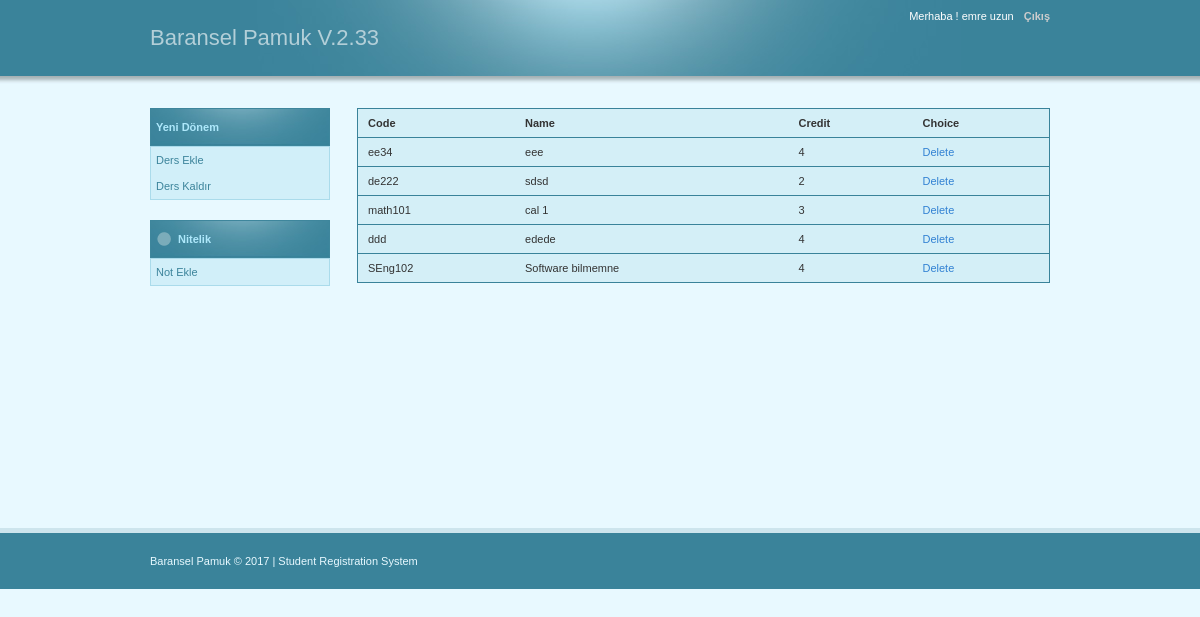
/ogrencigiris.php?s=dellecture (signed in), run on the app's committed database.
### tables this page shows
CREATE TABLE IF NOT EXISTS `ogrenci` (
  `id` int(11) NOT NULL AUTO_INCREMENT,
  `isim` varchar(255) NOT NULL,
  `soyad` varchar(255) NOT NULL,
  `ogrenci_no` int(11) NOT NULL,
  `bolum` int(11) NOT NULL,
  `adres` text NOT NULL,
  `telnumara` varchar(255) NOT NULL,
  `sifre` varchar(255) NOT NULL,
  `secme_ders_Adeti` int(11) NOT NULL,
  PRIMARY KEY (`id`)
);

CREATE TABLE IF NOT EXISTS `ogrenci_dersler` (
  `id` int(11) NOT NULL AUTO_INCREMENT,
  `kod_id` int(11) NOT NULL,
  `ogrenci_id` int(11) NOT NULL,
  `vize` int(11) NOT NULL,
  `final` int(11) NOT NULL,
  PRIMARY KEY (`id`)
);

CREATE TABLE IF NOT EXISTS `dersler` (
  `id` int(11) NOT NULL AUTO_INCREMENT,
  `kodu` varchar(255) NOT NULL,
  `isim` varchar(255) NOT NULL,
  `hoca_id` int(11) NOT NULL,
  `kredi` int(11) NOT NULL,
  `vize_yuz` int(11) NOT NULL,
  `final_yuz` int(11) NOT NULL,
  PRIMARY KEY (`id`)
);

### dellecture.php (the view, shortened to what this page needs)
<table width="305" border="1">
  <tr>
    <td><b>Code</b></td>
    <td><b>Name</b></td>
    <td><b>Credit</b></td>
    <td><b>Choice</b></td>
  </tr>
<?php
$asklecture = mysql_query("select * from ogrenci_dersler where ogrenci_id=$_SESSION[ogrenci_idd]");
while($alecture = mysql_fetch_array($asklecture)) {
	$listele = mysql_fetch_assoc(mysql_query("SELECT * FROM dersler where id='$alecture[kod_id]'"));
?>
<tr>
<td><?=$listele["kodu"];?></td>
    <td><?=$listele["isim"];?></td>
    <td><?=$listele["kredi"];?></td>
    <td><a href="ogrencigiris.php?s=dellecture&del=<?=$alecture["id"];?>">Delete</a></td>
</tr>
<?
}
?>
</table>

### ogrencigiris.php (shortened to what this page needs)
<?php
if(!isset($_SESSION["ogrencigiris"])){
$ogrencino=$_POST["ogrencino"];
$sifre=$_POST["sifre"];
$okuogrenci = mysql_fetch_assoc(mysql_query("SELECT * FROM ogrenci where ogrenci_no='$ogrencino' and sifre='$sifre'"));
	if ($okuogrenci){
		$ogrenci_id=$okuogrenci["id"];
	}
}else{
	$okuogrenci="true";
}
	if($okuogrenci){
$obilgi = mysql_fetch_assoc(mysql_query("SELECT * FROM ogrenci where id='$_SESSION[ogrenci_idd]'"));
?>
<!DOCTYPE html PUBLIC "-//W3C//DTD XHTML 1.0 Transitional//EN"
 "http://www.w3.org/TR/xhtml1/DTD/xhtml1-transitional.dtd">
<html>
<head>
	<link rel="stylesheet" href="css/stil.css" type="text/css" media="screen" />
</head>
<body>
<div id="anaKapsayici">
	<div id="ust">
		<div class="ortala">
		<div id="logo">
			<h1><a href="#">Baransel Pamuk V.2.33</a></h1>
		</div>
		<div id="kulMenusu">
			<ul>
				<li>Merhaba ! <? echo $obilgi["isim"]." ".$obilgi["soyad"];?></li>
				<li><a href="cikiso.php">Çıkış</a></li>
			</ul>
		</div>
		</div>
	</div>
	<div class="golge"></div>
	<div id="orta" class="ortala">
		<div id="anaMenu">
<div class="menu">
				<div class="menuBasligi">Yeni Dönem</div>
				<div class="altMenuler">
					<ul>
						<li><a href="ogrencigiris.php?s=addlecture">Ders Ekle</a></li>
						<li><a href="ogrencigiris.php?s=dellecture">Ders Kaldır</a></li>
					</ul>
				</div>
			</div>
			<div class="menu">
				<div class="menuBasligi"><a href="#">Nitelik</a></div>
				<div class="altMenuler">
					<ul>
						<li><a href="ogrencigiris.php?s=studentgrade">Not Ekle</a></li>
					</ul>
				</div>
			</div>
		</div>
		<div id="sayfaIcerigi">
            <?
			if($_GET["s"]=="addlecture"){
				include("addlecture.php");
			}else if($_GET["s"]=="dellecture"){
				include("dellecture.php");
			}else if($_GET["s"]=="dersedit"){
				include("dersedit.php");
			}else if($_GET["s"]=="studentgrade"){
				include("studentgrade.php");
			}
			?>
		</div>
	</div>
	<div id="alt">
		<p class="ortala">Baransel Pamuk &copy; 2017 | Student Registration System </p>
</div>
</div>
</body>
</html>
<?php
	}else{
		echo "username or password is wrong!";
		header("Refresh: 2; url=ogrencilogin.php");
	}
?>

### css/stil.css (style rules this page uses)
*, body { margin: 0; padding: 0; }
html, body, div, span, applet, object, iframe, h1, h2, h3, h4, h5, h6, p, blockquote, pre, a, abbr, acronym, address, big, cite, code, del, dfn, em, font, ins, kbd, q, s, samp, small, strike, strong, sub, sup, tt, var, dl, dt, dd, ol, ul, li, fieldset, form, label, legend, table, caption, tbody, tfoot, thead, tr, th, td { margin: 0; padding: 0; border: 0; }
body { background: #e8f9ff; color: #333; font: normal normal normal 11px/16px Tahoma, Arial, sans-serif; }
a { color: #3181d3; text-decoration: none; }
ol, ul { list-style: none; }
table { width: 100%; font-size: 1em; margin-bottom: 15px; border: 1px solid #39839a; border-collapse: collapse; }
table th, table td { text-align: left; vertical-align: top; padding: 6px 10px; }
tbody td { border-top: 1px solid #39839a; }
tbody tr { background-color: #d4eff7; }
.altMenuler { background: #d1eff9; border: 1px solid #aadbeb; }
.altMenuler a { color: #3c849b; padding: 5px; display: block; }
.altMenuler li { display: inline; }
.golge { background: url("../imajlar/altGolge.jpg") repeat-x top; height: 12px; }
.menu { margin-bottom: 20px; }
.menuBasligi { background: #3b849b url("../imajlar/menuBaslikArka.jpg") no-repeat center top; color: #aee8fb; border: 1px solid #3e869c; font-weight: bold; padding: 10px 5px; }
.menuBasligi a { background: url("../imajlar/menuSimge.png") no-repeat 0 -16px; color: #aee8fb; padding-left: 22px; display: block; }
.ortala { width: 900px; margin: 0 auto; }
#alt { background-color: #3a839a; color: #e8f9ff; border-top: 5px solid #cde5ed; padding: 20px 0; }
#anaMenu { float: left; width: 20%; }
#kulMenusu { float: right; color: #fff; padding: 8px 0; width: auto; }
#kulMenusu a { color: #ccc; font-weight: bold; }
#kulMenusu li { float: left; margin-left: 10px; }
#logo { padding: 30px 0; float: left; }
#logo h1, #logo h1 a { font-weight: normal; font-size: 22px; color: #b3cfd8; }
#orta { margin: 20px auto; min-height: 400px; }
#sayfaIcerigi { float: right; width: 77%; }
#ust { background: #3a839a url("../imajlar/ustArka.jpg") no-repeat center top; }

### data on the page
ogrenci: isim "emre", soyad "uzun"
ogrenci_dersler: dersler.kodu "ee34", dersler.isim "eee", dersler.kredi "4"
ogrenci_dersler: dersler.kodu "de222", dersler.isim "sdsd", dersler.kredi "2"
ogrenci_dersler: dersler.kodu "math101", dersler.isim "cal 1", dersler.kredi "3"
ogrenci_dersler: dersler.kodu "ddd", dersler.isim "edede", dersler.kredi "4"
ogrenci_dersler: dersler.kodu "SEng102", dersler.isim "Software bilmemne", dersler.kredi "4"
